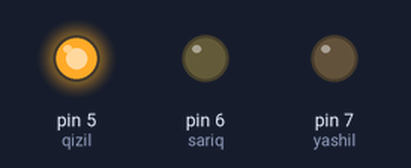
Bench run of a sketch on a simulated Arduino Uno, built with avr-gcc and run on an emulated ATmega328P. Parts: output pins drawn as LEDs (lit = HIGH).

Above: at 2.0 s.
At 5.5 s:
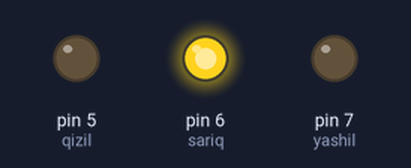
At 7.3 s:
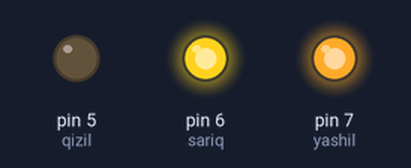
At 9.2 s:
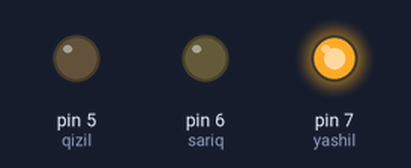
At 12.9 s:
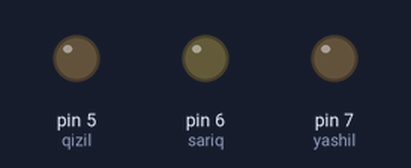
Timing chart, 0 to 17.2 s (numbered marks = the images above):
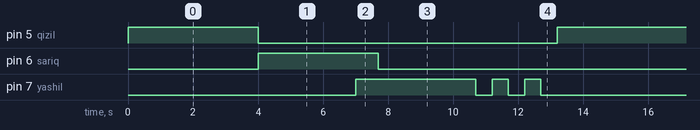

Measured:
- by itself, pin 5 (qizil): alternates HIGH for 4.0 s and LOW for 9.2 s
- by itself, pin 6 (sariq): alternates HIGH for 3.7 s and LOW for 9.5 s
- by itself, pin 7 (yashil): repeats every 13.2 s: 2 × (LOW 0.50 s, HIGH 0.50 s), LOW 7.5 s, HIGH 3.7 s

The sketch:

KIDS_svetofor.ino
```cpp
const int qizil = 5;
const int sariq = 6;
const int yashil = 7;
void setup() {
  // put your setup code here, to run once:
pinMode(qizil, OUTPUT);
pinMode(sariq, OUTPUT);
pinMode(yashil, OUTPUT);
}

void loop() {
  digitalWrite(qizil, HIGH);
  delay(4000);
  digitalWrite(qizil, LOW);
//  delay(500);

  digitalWrite(sariq, HIGH);
  delay(3000);

  digitalWrite(yashil, HIGH);
  delay(700);
  digitalWrite(sariq, LOW);
  delay(3000);
  digitalWrite(yashil, LOW);
  delay(500);
   digitalWrite(yashil, HIGH);
  delay(500);
    digitalWrite(yashil, LOW);
  delay(500);
     digitalWrite(yashil, HIGH);
  delay(500);
    digitalWrite(yashil, LOW);
  delay(500);
}
```
